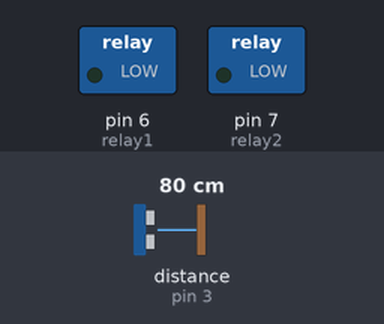
This sketch was run on a simulated Arduino Uno, built with avr-gcc and run on an emulated ATmega328P. Parts: switched loads named in the sketch (green lamp = pin HIGH). Wiring (inferred from the names in the program): ultrasonic range finder: trigger pin 2; echo pin 3. Inputs (shaded band) come from the test bench; at power-on: distance to the obstacle (sensor on pin 3) 80 cm. The echo pulse lasts 58.3 µs per cm; pins used as bus, display or sensor lines are not drawn.

Above: at 1.2 s.
1.3 s: distance to the obstacle (sensor on pin 3) set to 23 cm
2.8 s: distance to the obstacle (sensor on pin 3) set to 18 cm
At 3.3 s:
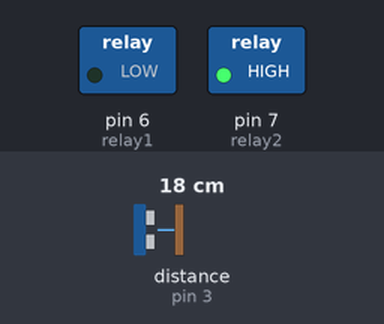
At 9.8 s:
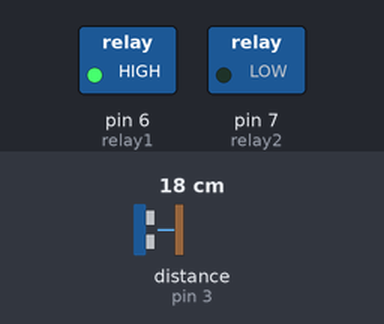
Timing chart, 0 to 10.3 s (numbered marks = the images above; inputs shaded):
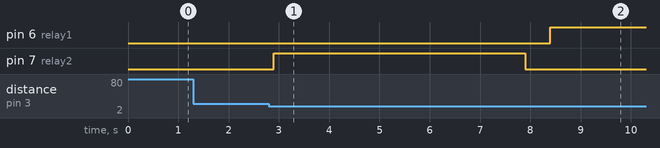

Measured:
- the behaviour switches between 21 and 20 cm on distance to the obstacle (sensor on pin 3) (found by bisection; images 0 and 1)
- after the input at 1.3 s, every drawn part: stays the same
- after the input at 2.8 s, pin 6 (relay1): LOW → HIGH after 5.6 s; pin 7 (relay2): LOW → HIGH after 0.10 s, → LOW 5.0 s later

The sketch:

Code.ino
```cpp
const int trigPin = 2;
const int echoPin = 3;
const int relay1 = 6;
const int relay2 = 7;

void setup() {
  pinMode(trigPin, OUTPUT);
  pinMode(echoPin, INPUT);
  pinMode(relay1, OUTPUT);
  pinMode(relay2, OUTPUT);
  digitalWrite(relay1, LOW);
  digitalWrite(relay2, LOW);
}

void loop() {
  digitalWrite(trigPin, LOW);
  delayMicroseconds(2);
  digitalWrite(trigPin, HIGH);
  delayMicroseconds(10);
  digitalWrite(trigPin, LOW);

  long duration = pulseIn(echoPin, HIGH);
  int distance = duration * 0.034 / 2;

  if (distance > 0 && distance < 20) {
    digitalWrite(relay1, LOW);
    digitalWrite(relay2, HIGH);
    delay(5000);

    digitalWrite(relay1, LOW);
    digitalWrite(relay2, LOW);
    delay(500);

    digitalWrite(relay1, HIGH);
    digitalWrite(relay2, LOW);
    delay(5000);

    digitalWrite(relay1, LOW);
    digitalWrite(relay2, LOW);
  }
  delay(100);
}
```
